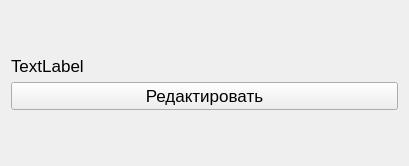
<?xml version="1.0" encoding="UTF-8"?>
<ui version="4.0">
 <class>PersonCard</class>
 <widget class="QWidget" name="PersonCard">
  <property name="geometry">
   <rect>
    <x>0</x>
    <y>0</y>
    <width>409</width>
    <height>166</height>
   </rect>
  </property>
  <property name="sizePolicy">
   <sizepolicy hsizetype="Fixed" vsizetype="Fixed">
    <horstretch>0</horstretch>
    <verstretch>0</verstretch>
   </sizepolicy>
  </property>
  <property name="windowTitle">
   <string>Form</string>
  </property>
  <layout class="QGridLayout" name="gridLayout">
   <item row="0" column="0">
    <layout class="QFormLayout" name="formLayout">
     <item row="1" column="0" colspan="2">
      <layout class="QVBoxLayout" name="verticalLayout">
       <item>
        <widget class="QLabel" name="personFio">
         <property name="font">
          <font>
           <family>Arial</family>
           <pointsize>13</pointsize>
          </font>
         </property>
         <property name="text">
          <string>TextLabel</string>
         </property>
        </widget>
       </item>
       <item>
        <widget class="QPushButton" name="editButton">
         <property name="font">
          <font>
           <family>Arial</family>
           <pointsize>13</pointsize>
          </font>
         </property>
         <property name="text">
          <string>Редактировать</string>
         </property>
        </widget>
       </item>
      </layout>
     </item>
     <item row="2" column="0" colspan="2">
      <spacer name="verticalSpacer_2">
       <property name="orientation">
        <enum>Qt::Vertical</enum>
       </property>
       <property name="sizeHint" stdset="0">
        <size>
         <width>20</width>
         <height>40</height>
        </size>
       </property>
      </spacer>
     </item>
     <item row="0" column="0" colspan="2">
      <spacer name="verticalSpacer">
       <property name="orientation">
        <enum>Qt::Vertical</enum>
       </property>
       <property name="sizeHint" stdset="0">
        <size>
         <width>20</width>
         <height>40</height>
        </size>
       </property>
      </spacer>
     </item>
    </layout>
   </item>
  </layout>
 </widget>
 <resources/>
 <connections/>
</ui>
